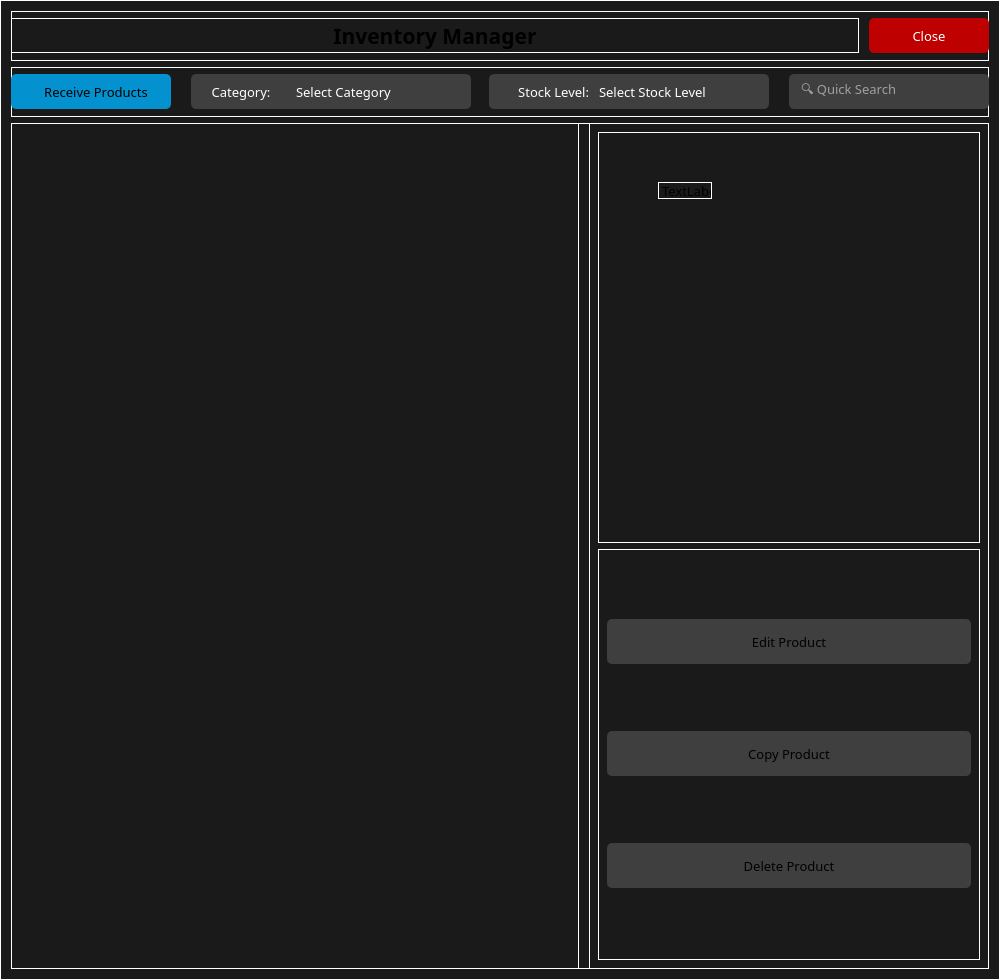
<?xml version="1.0" encoding="UTF-8"?>
<ui version="4.0">
 <class>InventoryWindow</class>
 <widget class="QWidget" name="InventoryWindow">
  <property name="geometry">
   <rect>
    <x>0</x>
    <y>0</y>
    <width>1000</width>
    <height>980</height>
   </rect>
  </property>
  <property name="minimumSize">
   <size>
    <width>980</width>
    <height>980</height>
   </size>
  </property>
  <property name="font">
   <font>
    <family>Lexend</family>
    <pointsize>10</pointsize>
   </font>
  </property>
  <property name="windowTitle">
   <string>Inventory Manager</string>
  </property>
  <property name="styleSheet">
   <string notr="true">QWidget {
	border: 1px solid white;
}
#InventoryWindow {
	background-color: #1a1a1a;
}
QPushButton {
	background-color: #3f3f3f;
	border-radius: 5px;
	border: None;
}
QComboBox {
	background-color: #3f3f3f;
	border: None;
	border-top-right-radius: 5px;
	border-bottom-right-radius: 5px;
	color: #fff;
}
QComboBox::drop-down {
	border: None;
}
QComboBox::down-arrow {
	image: url(:/Icons/drop_arrow_white.svg);
	width: 20px;
	height: 20px;
	margin-right: 20px;
}</string>
  </property>
  <layout class="QVBoxLayout" name="verticalLayout">
   <item>
    <widget class="QWidget" name="widget_3" native="true">
     <property name="maximumSize">
      <size>
       <width>16777215</width>
       <height>50</height>
      </size>
     </property>
     <layout class="QVBoxLayout" name="verticalLayout_2">
      <property name="spacing">
       <number>0</number>
      </property>
      <property name="leftMargin">
       <number>0</number>
      </property>
      <property name="topMargin">
       <number>0</number>
      </property>
      <property name="rightMargin">
       <number>0</number>
      </property>
      <property name="bottomMargin">
       <number>0</number>
      </property>
      <item>
       <layout class="QHBoxLayout" name="horizontalLayout">
        <property name="spacing">
         <number>10</number>
        </property>
        <item>
         <widget class="QLabel" name="lb_page_title">
          <property name="minimumSize">
           <size>
            <width>0</width>
            <height>35</height>
           </size>
          </property>
          <property name="maximumSize">
           <size>
            <width>16777215</width>
            <height>35</height>
           </size>
          </property>
          <property name="font">
           <font>
            <family>Lexend</family>
            <pointsize>16</pointsize>
            <bold>true</bold>
           </font>
          </property>
          <property name="text">
           <string>Inventory Manager</string>
          </property>
          <property name="alignment">
           <set>Qt::AlignmentFlag::AlignCenter</set>
          </property>
         </widget>
        </item>
        <item>
         <widget class="QPushButton" name="pb_page_close">
          <property name="minimumSize">
           <size>
            <width>120</width>
            <height>35</height>
           </size>
          </property>
          <property name="maximumSize">
           <size>
            <width>120</width>
            <height>35</height>
           </size>
          </property>
          <property name="styleSheet">
           <string notr="true">#pb_page_close {
	background-color: #bf0000;
	border: None;
	border-radius: 5px;
	color: white;
}

#pb_page_close:hover {
	background-color: #ff0000;
	color: white;
}</string>
          </property>
          <property name="text">
           <string>Close</string>
          </property>
          <property name="icon">
           <iconset resource="../../../../../../../../../mnt/hdd/PYTHON_LAB/eixn-pos/assets/images/icons.qrc">
            <normaloff>:/Icons/close_white.svg</normaloff>:/Icons/close_white.svg</iconset>
          </property>
         </widget>
        </item>
       </layout>
      </item>
     </layout>
    </widget>
   </item>
   <item>
    <widget class="QWidget" name="widget_4" native="true">
     <property name="maximumSize">
      <size>
       <width>16777215</width>
       <height>50</height>
      </size>
     </property>
     <layout class="QVBoxLayout" name="verticalLayout_3">
      <property name="spacing">
       <number>0</number>
      </property>
      <property name="leftMargin">
       <number>0</number>
      </property>
      <property name="topMargin">
       <number>0</number>
      </property>
      <property name="rightMargin">
       <number>0</number>
      </property>
      <property name="bottomMargin">
       <number>0</number>
      </property>
      <item>
       <layout class="QHBoxLayout" name="horizontalLayout_4">
        <property name="spacing">
         <number>20</number>
        </property>
        <item>
         <layout class="QHBoxLayout" name="horizontalLayout_2">
          <property name="spacing">
           <number>0</number>
          </property>
          <item>
           <widget class="QPushButton" name="pb_receive_products">
            <property name="minimumSize">
             <size>
              <width>160</width>
              <height>35</height>
             </size>
            </property>
            <property name="maximumSize">
             <size>
              <width>160</width>
              <height>35</height>
             </size>
            </property>
            <property name="font">
             <font>
              <family>Lexend</family>
              <pointsize>10</pointsize>
             </font>
            </property>
            <property name="styleSheet">
             <string notr="true">#pb_receive_products {
	background-color: #0392cf;
	padding-left: 10px;
}
#pb_receive_products:hover {
	background-color: #23a2ff;
}
</string>
            </property>
            <property name="text">
             <string>Receive Products</string>
            </property>
            <property name="icon">
             <iconset resource="../../../../../../../../../mnt/hdd/PYTHON_LAB/eixn-pos/assets/images/icons.qrc">
              <normaloff>:/Icons/receive.svg</normaloff>:/Icons/receive.svg</iconset>
            </property>
            <property name="iconSize">
             <size>
              <width>24</width>
              <height>24</height>
             </size>
            </property>
           </widget>
          </item>
          <item>
           <spacer name="horizontalSpacer">
            <property name="orientation">
             <enum>Qt::Orientation::Horizontal</enum>
            </property>
            <property name="sizeType">
             <enum>QSizePolicy::Policy::Fixed</enum>
            </property>
            <property name="sizeHint" stdset="0">
             <size>
              <width>20</width>
              <height>20</height>
             </size>
            </property>
           </spacer>
          </item>
          <item>
           <widget class="QLabel" name="lb_category_filter">
            <property name="minimumSize">
             <size>
              <width>100</width>
              <height>35</height>
             </size>
            </property>
            <property name="maximumSize">
             <size>
              <width>100</width>
              <height>35</height>
             </size>
            </property>
            <property name="font">
             <font>
              <family>Lexend</family>
              <pointsize>10</pointsize>
             </font>
            </property>
            <property name="styleSheet">
             <string notr="true">#lb_category_filter {
	background-color: #3f3f3f;
	color: #fff;
	border: None;
	border-top-left-radius: 5px;
	border-bottom-left-radius: 5px;
}</string>
            </property>
            <property name="text">
             <string>Category:</string>
            </property>
            <property name="alignment">
             <set>Qt::AlignmentFlag::AlignCenter</set>
            </property>
           </widget>
          </item>
          <item>
           <widget class="QComboBox" name="cb_category_filter">
            <property name="minimumSize">
             <size>
              <width>180</width>
              <height>35</height>
             </size>
            </property>
            <property name="maximumSize">
             <size>
              <width>180</width>
              <height>35</height>
             </size>
            </property>
            <property name="font">
             <font>
              <family>Lexend</family>
              <pointsize>10</pointsize>
             </font>
            </property>
            <property name="styleSheet">
             <string notr="true"/>
            </property>
            <item>
             <property name="text">
              <string>Select Category</string>
             </property>
            </item>
            <item>
             <property name="text">
              <string>One</string>
             </property>
            </item>
            <item>
             <property name="text">
              <string>Two</string>
             </property>
            </item>
           </widget>
          </item>
         </layout>
        </item>
        <item>
         <layout class="QHBoxLayout" name="horizontalLayout_5">
          <property name="spacing">
           <number>0</number>
          </property>
          <item>
           <widget class="QLabel" name="lb_stock_filter">
            <property name="minimumSize">
             <size>
              <width>100</width>
              <height>35</height>
             </size>
            </property>
            <property name="maximumSize">
             <size>
              <width>199</width>
              <height>35</height>
             </size>
            </property>
            <property name="font">
             <font>
              <family>Lexend</family>
              <pointsize>10</pointsize>
             </font>
            </property>
            <property name="styleSheet">
             <string notr="true">#lb_stock_filter {
	background-color: #3f3f3f;
	color: #fff;
	border: None;
	border-top-left-radius: 5px;
	border-bottom-left-radius: 5px;
}</string>
            </property>
            <property name="text">
             <string>Stock Level:</string>
            </property>
            <property name="alignment">
             <set>Qt::AlignmentFlag::AlignRight|Qt::AlignmentFlag::AlignTrailing|Qt::AlignmentFlag::AlignVCenter</set>
            </property>
           </widget>
          </item>
          <item>
           <widget class="QComboBox" name="cb_stock_filter">
            <property name="minimumSize">
             <size>
              <width>180</width>
              <height>35</height>
             </size>
            </property>
            <property name="maximumSize">
             <size>
              <width>180</width>
              <height>35</height>
             </size>
            </property>
            <property name="font">
             <font>
              <family>Lexend</family>
              <pointsize>10</pointsize>
             </font>
            </property>
            <property name="styleSheet">
             <string notr="true">padding-left: 10px;</string>
            </property>
            <item>
             <property name="text">
              <string>Select Stock Level</string>
             </property>
            </item>
            <item>
             <property name="text">
              <string>In stock</string>
             </property>
            </item>
            <item>
             <property name="text">
              <string>Out of stock</string>
             </property>
            </item>
            <item>
             <property name="text">
              <string>Low stock</string>
             </property>
            </item>
           </widget>
          </item>
         </layout>
        </item>
        <item>
         <widget class="QLineEdit" name="le_product_search">
          <property name="minimumSize">
           <size>
            <width>200</width>
            <height>35</height>
           </size>
          </property>
          <property name="maximumSize">
           <size>
            <width>200</width>
            <height>35</height>
           </size>
          </property>
          <property name="font">
           <font>
            <family>Lexend</family>
            <pointsize>10</pointsize>
           </font>
          </property>
          <property name="styleSheet">
           <string notr="true">#le_product_search {
	background-color: #3f3f3f;
	color: #fff;
	border: None;
	border-radius: 5px;
	padding-left: 10px;
}</string>
          </property>
          <property name="text">
           <string/>
          </property>
          <property name="placeholderText">
           <string>🔍 Quick Search</string>
          </property>
         </widget>
        </item>
        <item>
         <spacer name="horizontalSpacer_2">
          <property name="orientation">
           <enum>Qt::Orientation::Horizontal</enum>
          </property>
          <property name="sizeHint" stdset="0">
           <size>
            <width>200</width>
            <height>20</height>
           </size>
          </property>
         </spacer>
        </item>
       </layout>
      </item>
     </layout>
    </widget>
   </item>
   <item>
    <widget class="QWidget" name="widget_5" native="true">
     <layout class="QHBoxLayout" name="horizontalLayout_3">
      <property name="spacing">
       <number>10</number>
      </property>
      <property name="leftMargin">
       <number>0</number>
      </property>
      <property name="topMargin">
       <number>0</number>
      </property>
      <property name="rightMargin">
       <number>0</number>
      </property>
      <property name="bottomMargin">
       <number>0</number>
      </property>
      <item>
       <widget class="QWidget" name="widget_2" native="true"/>
      </item>
      <item>
       <widget class="QWidget" name="widget" native="true">
        <property name="minimumSize">
         <size>
          <width>400</width>
          <height>0</height>
         </size>
        </property>
        <property name="maximumSize">
         <size>
          <width>400</width>
          <height>16777215</height>
         </size>
        </property>
        <layout class="QVBoxLayout" name="verticalLayout_4">
         <item>
          <widget class="QWidget" name="widget_6" native="true">
           <widget class="QLabel" name="label">
            <property name="geometry">
             <rect>
              <x>60</x>
              <y>50</y>
              <width>54</width>
              <height>17</height>
             </rect>
            </property>
            <property name="text">
             <string>TextLabel</string>
            </property>
           </widget>
          </widget>
         </item>
         <item>
          <widget class="QWidget" name="widget_7" native="true">
           <layout class="QVBoxLayout" name="verticalLayout_5">
            <item>
             <widget class="QPushButton" name="pb_edit_product">
              <property name="minimumSize">
               <size>
                <width>0</width>
                <height>45</height>
               </size>
              </property>
              <property name="maximumSize">
               <size>
                <width>16777215</width>
                <height>45</height>
               </size>
              </property>
              <property name="font">
               <font>
                <family>Lexend</family>
                <pointsize>10</pointsize>
               </font>
              </property>
              <property name="text">
               <string>Edit Product</string>
              </property>
             </widget>
            </item>
            <item>
             <widget class="QPushButton" name="pb_copy_product">
              <property name="minimumSize">
               <size>
                <width>0</width>
                <height>45</height>
               </size>
              </property>
              <property name="maximumSize">
               <size>
                <width>16777215</width>
                <height>45</height>
               </size>
              </property>
              <property name="font">
               <font>
                <family>Lexend</family>
                <pointsize>10</pointsize>
               </font>
              </property>
              <property name="text">
               <string>Copy Product</string>
              </property>
             </widget>
            </item>
            <item>
             <widget class="QPushButton" name="pushButton_3">
              <property name="minimumSize">
               <size>
                <width>0</width>
                <height>45</height>
               </size>
              </property>
              <property name="maximumSize">
               <size>
                <width>16777215</width>
                <height>45</height>
               </size>
              </property>
              <property name="font">
               <font>
                <family>Lexend</family>
                <pointsize>10</pointsize>
               </font>
              </property>
              <property name="text">
               <string>Delete Product</string>
              </property>
             </widget>
            </item>
           </layout>
          </widget>
         </item>
        </layout>
       </widget>
      </item>
     </layout>
    </widget>
   </item>
  </layout>
 </widget>
 <resources>
  <include location="../../../../../../../../../mnt/hdd/PYTHON_LAB/eixn-pos/assets/images/icons.qrc"/>
 </resources>
 <connections/>
</ui>
